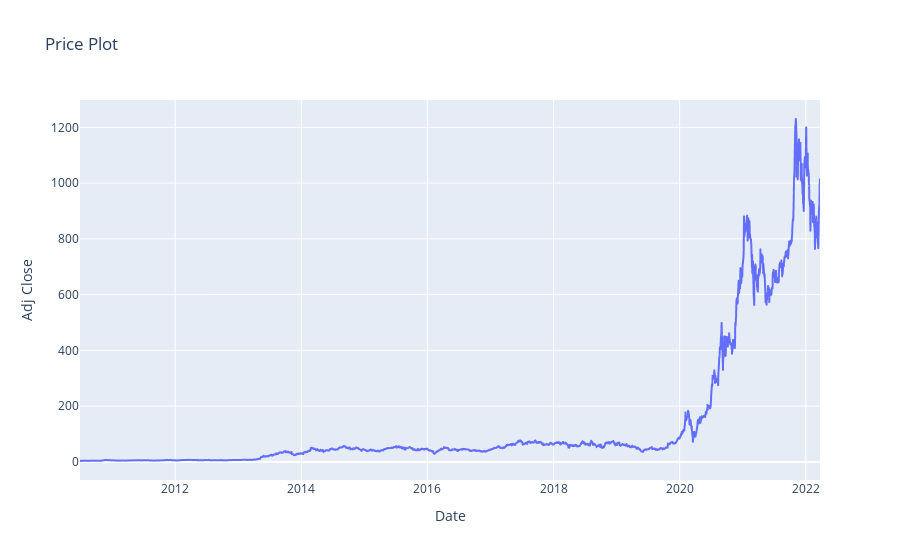

Source (notebook cell):
### Code cell
fig = px.line(df,x='Date',y='Adj Close',title='Price Plot')
fig.show()

### Figure 1 — Plotly figure (JSON) as saved in the notebook; plotly's stock layout.template omitted (floating-point values rounded to 4 significant figures; data arrays with more than 128 entries replaced by an {"elided": "..."} marker saying what was removed)
{"data": [{"hovertemplate": "Date=%{x}<br>Adj Close=%{y}<extra></extra>", "legendgroup": "", "line": {"color": "#636efa", "dash": "solid"}, "marker": {"symbol": "circle"}, "mode": "lines", "name": "", "showlegend": false, "type": "scattergl", "x": {"elided": "2956 str values"}, "xaxis": "x", "y": {"elided": "2956 float values"}, "yaxis": "y"}], "layout": {"legend": {"tracegroupgap": 0}, "title": {"text": "Price Plot"}, "xaxis": {"anchor": "y", "domain": [0, 1], "title": {"text": "Date"}}, "yaxis": {"anchor": "x", "domain": [0, 1], "title": {"text": "Adj Close"}}}}
